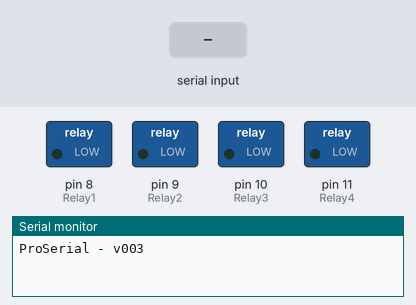
Simulated run of this sketch. Board: Arduino Uno, built with avr-gcc and run on an emulated ATmega328P. Shown: switched loads named in the sketch (green lamp = pin HIGH), the last lines printed to the serial monitor. The test bench sets the inputs (shaded band).

Above: at 1.2 s.
1.3 s: "on1" received over Serial
At 1.7 s:
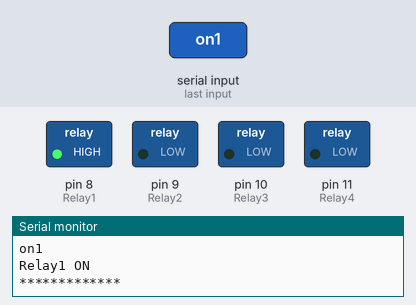
2.8 s: "on2" received over Serial
At 4.0 s:
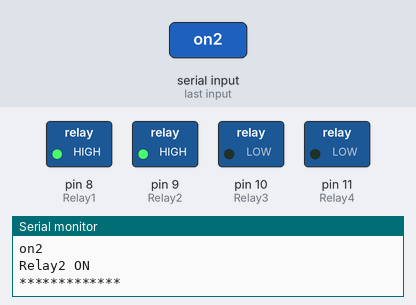
4.3 s: "off1" received over Serial
At 5.3 s:
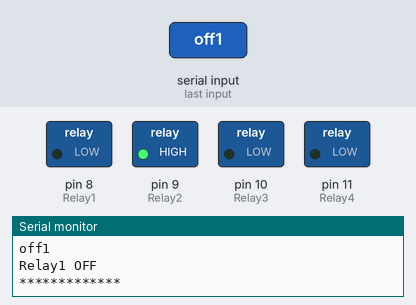
5.8 s: "on3" received over Serial
At 6.4 s:
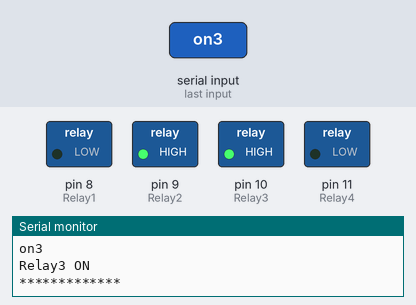
7.3 s: "off2" received over Serial
At 7.6 s:
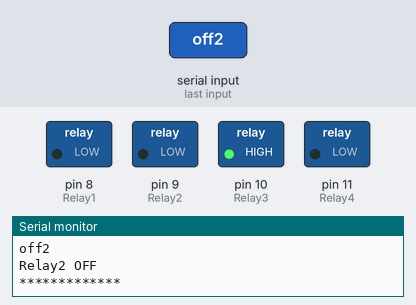
8.8 s: "on4" received over Serial
At 9.8 s:
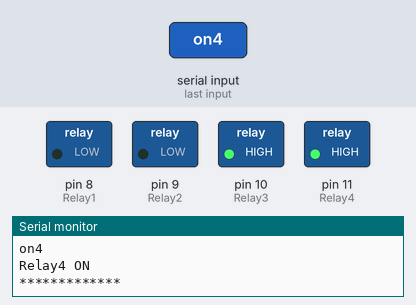
Timing chart, 0 to 11.3 s (numbered marks = the images above; inputs shaded):
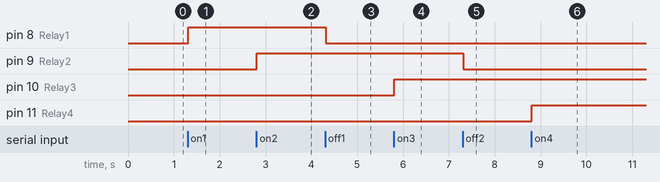

The sketch:

ProSerial.ino
```cpp
// Ben Provenzano III - 09/14/22
//A very simple example of sending a string of characters
//from the serial monitor, capturing the individual
//characters into a String, then evaluating the contents
//of the String to perform an action.

#include <IRremote.h>
IRsend irsend;

int Relay1 = 8;
int Relay2 = 9;
int Relay3 = 10;
int Relay4 = 11;

String readString;

void setup() {
  Serial.begin(9600);
  pinMode(Relay1, OUTPUT);
  pinMode(Relay2, OUTPUT);
  pinMode(Relay3, OUTPUT);
  pinMode(Relay4, OUTPUT);
  Serial.println("ProSerial - v003"); // so I can keep track
}

void loop() {

  while (Serial.available()) {
    delay(3);
    char c = Serial.read();
    readString.concat(c);
  //  readString += c;
  }

  if (readString.length() >0) {
    Serial.println("*************");
    Serial.println(readString);
    readSerial();
    readString="";
    Serial.println("*************");
  }
}


void readSerial() {
//////////////////////
  if(readString.indexOf("on1") >=0)
  {
    digitalWrite(Relay1, HIGH);
    Serial.println("Relay1 ON");
    return;
  }
//////////////////////
  if(readString.indexOf("off1") >=0)
  {
    digitalWrite(Relay1, LOW);
    Serial.println("Relay1 OFF");
    return;
  }
//////////////////////
  if(readString.indexOf("on2") >=0)
  {
    digitalWrite(Relay2, HIGH);
    Serial.println("Relay2 ON");
    return;
  }
//////////////////////
  if(readString.indexOf("off2") >=0)
  {
    digitalWrite(Relay2, LOW);
    Serial.println("Relay2 OFF");
    return;
  }
////////////////////////
  if(readString.indexOf("on3") >=0)
  {
    digitalWrite(Relay3, HIGH);
    Serial.println("Relay3 ON");
    return;
  }
//////////////////////
  if(readString.indexOf("off3") >=0)
  {
    digitalWrite(Relay3, LOW);
    Serial.println("Relay3 OFF");
    return;
  }
////////////////////////
  if(readString.indexOf("on4") >=0)
  {
    digitalWrite(Relay4, HIGH);
    Serial.println("Relay4 ON");
    return;
  }
//////////////////////
  if(readString.indexOf("off4") >=0)
  {
    digitalWrite(Relay4, LOW);
    Serial.println("Relay4 OFF");
    return;
  }
}
```

Measured:
- after the input at 1.3 s, pin 8 (Relay1): LOW → HIGH at once
- after the input at 2.8 s, pin 9 (Relay2): LOW → HIGH at once
- after the input at 4.3 s, pin 8 (Relay1): HIGH → LOW at once
- after the input at 5.8 s, pin 10 (Relay3): LOW → HIGH at once
- after the input at 7.3 s, pin 9 (Relay2): HIGH → LOW at once
- after the input at 8.8 s, pin 11 (Relay4): LOW → HIGH at once
